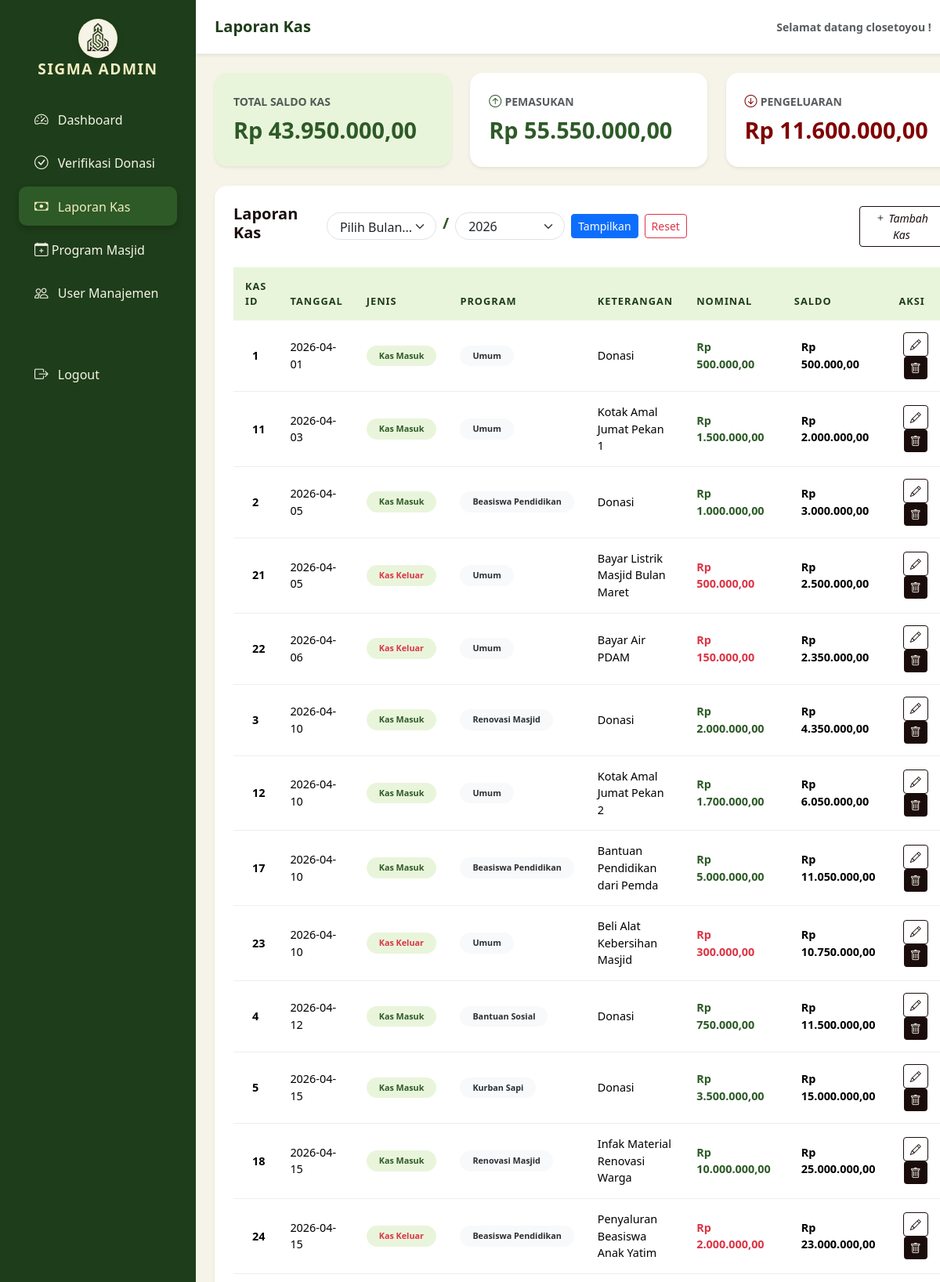
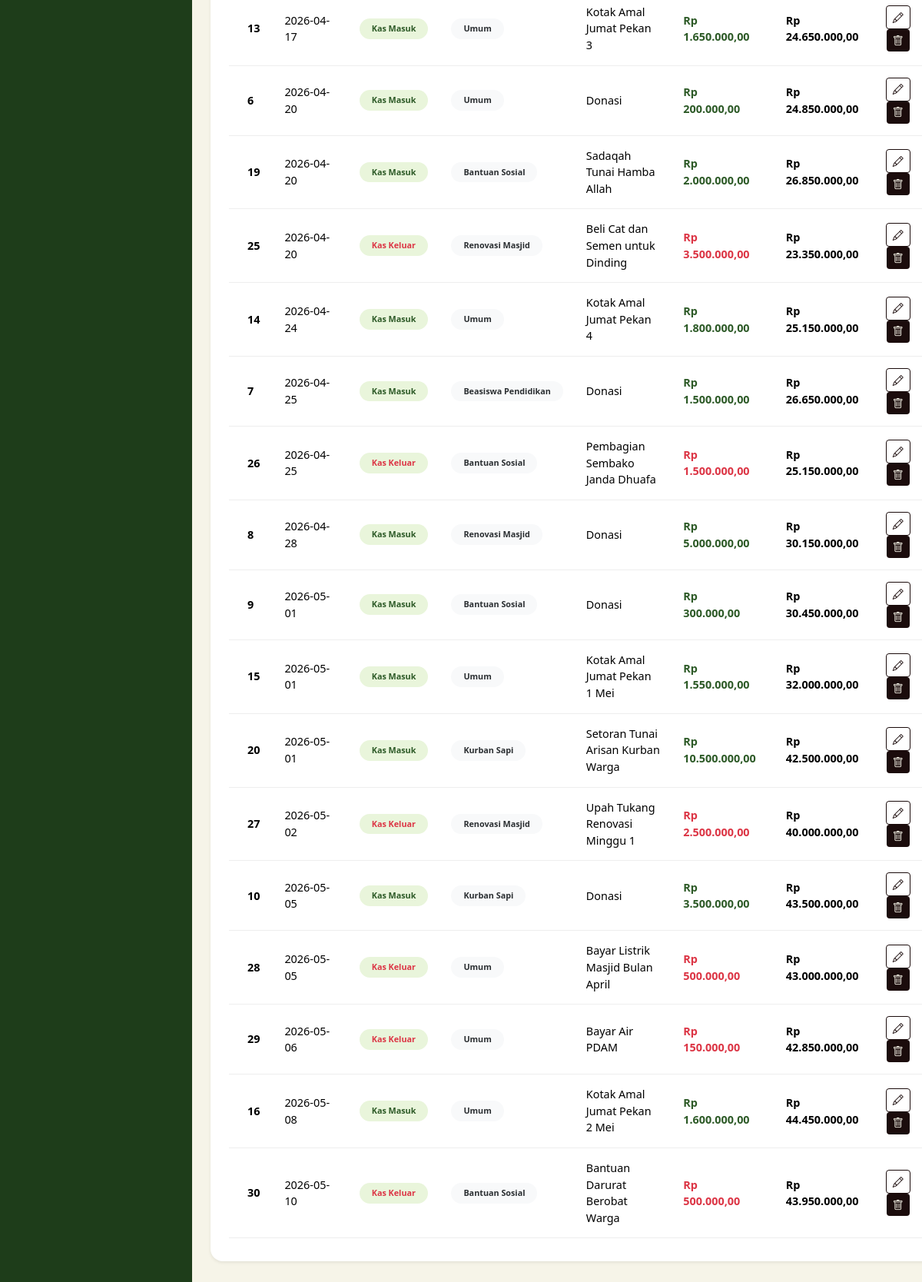
Screenshot of /kas.php (signed in) with the database file from the repository (2 pictures, top to bottom).
### tables this page shows
CREATE TABLE `user` (
  `userID` int(11) NOT NULL,
  `username` varchar(100) NOT NULL,
  `password` varchar(100) NOT NULL,
  `email` varchar(225) NOT NULL,
  `role` enum('administrator','bendahara') NOT NULL,
  `status` enum('nonaktif','aktif') NOT NULL DEFAULT 'nonaktif'
);

CREATE TABLE `kas` (
  `kasID` int(11) NOT NULL,
  `programID` int(11) NOT NULL,
  `donasiID` int(11) DEFAULT NULL,
  `tanggal` date NOT NULL,
  `jenis` enum('Kas Masuk','Kas Keluar') NOT NULL,
  `nominal` bigint(20) NOT NULL,
  `keterangan` varchar(100) DEFAULT NULL
);

CREATE TABLE `program` (
  `programID` int(11) NOT NULL,
  `nama` varchar(100) NOT NULL,
  `gambar` varchar(225) DEFAULT NULL,
  `target` bigint(20) NOT NULL,
  `status` enum('aktif','nonaktif') NOT NULL DEFAULT 'nonaktif'
);

### kas.php (the view, shortened to what the rows shown need)
<?php
include "koneksi.php";
$queryUser = mysqli_query($connect, "SELECT username from user where userID = '{$_SESSION['userID']}'");
$user = mysqli_fetch_assoc($queryUser);
$username = $user['username'];
$total = mysqli_query($connect, "SELECT
        sum(case when jenis = 'Kas Masuk' then nominal else 0 end) AS totalMasuk,
        sum(case when jenis = 'Kas Keluar' then nominal else 0 end) AS totalKeluar
        FROM kas");
$queryProgram = mysqli_query($connect, "SELECT * from program where status = 'aktif'");
$data_total = mysqli_fetch_assoc($total);
$pemasukan = $data_total['totalMasuk'] ?? 0;
$pengeluaran = $data_total['totalKeluar'] ?? 0;
$saldo = $pemasukan - $pengeluaran;
if (isset($_GET['bulan']) && isset($_GET['tahun'])) {
    $bulan = $_GET['bulan'] ?? date('m');
    $tahun = $_GET['tahun'] ?? date('Y');
    $query = mysqli_query($connect, "SELECT * FROM (
            SELECT
                kasID, tanggal, jenis, programID, nominal, keterangan,
                sum(case
                    when jenis = 'Kas Masuk' then nominal
                    when jenis = 'Kas Keluar' then -nominal
                    else 0
                end) OVER (order by tanggal asc, kasID asc) AS saldo
              FROM kas) AS t
          where MONTH(tanggal) = '$bulan'
          and YEAR(tanggal) = '$tahun'
          order by tanggal asc");
} else {
    $query = mysqli_query($connect, "SELECT *, sum(case
                    when jenis = 'Kas Masuk' then nominal
                    when jenis = 'Kas Keluar' then -nominal
                    else 0
                end) over (order by tanggal asc, kasID asc) AS saldo
            from kas");
}
?>
<!DOCTYPE html>
<html lang="en">
<head>
    <link href="https://cdn.jsdelivr.net/npm/bootstrap@5.3.8/dist/css/bootstrap.min.css" rel="stylesheet"
>
    <link rel="stylesheet" href="https://cdn.jsdelivr.net/npm/bootstrap-icons@1.11.3/font/bootstrap-icons.min.css">
    <link rel="stylesheet" href="style.css">
</head>
<body>
    <div class="dash-body d-flex" id="wrapper">
        <div id="page-content-wrapper" class="w-100" style="background-color: var(--putih);">
            <nav class="navbar navbar-expand-lg navbar-light bg-white py-3 px-4 shadow-sm">
                <div class="ms-auto d-flex align-items-center">
                    <span class="me-3 small text-muted">Selamat datang <?= $username ?> !</span>
                </div>
            </nav>
            <?php if (isset($_GET['aksi']) && $_GET['aksi'] == 'editKas'):
                $id = $_GET['id'];
                $query = mysqli_query($connect, "SELECT * from kas where kasID = '$id' ");
                $data = mysqli_fetch_array($query); ?>
                <div class="container p-4">
                    <div class="row justify-content-center">
                        <div class="col-md-8">
                            <div class="bg-white p-5 rounded-4 shadow-sm border">
                                <div class="mb-4 text-center">
                                    <h4 class="fw-bold text-dark">Edit Kas</h4>
                                </div>
                                <hr class="mb-4 opacity-10">
                                <form action="kas.php?aksi=simpanEdit&id=<?= $data['kasID'] ?>" method="POST">
                                    <div class="mb-3 row align-items-center">
                                        <label for="kasID" class="col-sm-3 col-form-label fw-semibold">Kas ID</label>
                                        <div class="col-sm-9 text-end">
                                            <input type="text" readonly class="form-control-plaintext text-muted fw-bold"
                                                id="kasID" value="<?= $data['kasID'] ?>" style="text-align: right;">
                                        </div>
                                    </div>
                                    <div class="mb-3 row align-items-center">
                                        <label for="inputTanggal"
                                            class="col-sm-3 col-form-label fw-semibold">Tanggal</label>
                                        <div class="col-sm-9">
                                            <input type="date" class="form-control rounded-pill px-3" name="tanggal"
                                                id="inputTanggal" value="<?= $data['tanggal'] ?>">
                                        </div>
                                    </div>
                                    <div class="mb-4 row align-items-center">
                                        <label for="validationJenis"
                                            class="col-sm-3 col-form-label fw-semibold">Jenis</label>
                                        <div class="col-sm-9">
                                            <select class="form-select rounded-pill px-3" name="jenis" id="validationJenis"
                                                required>
                                                <option disabled selected>Jenis Kas...</option>
                                                <option value="Kas Masuk" <?= ($data['jenis'] == 'Kas Masuk') ? 'selected' : ''; ?>>Kas Masuk</option>
                                                <option value="Kas Keluar" <?= ($data['jenis'] == 'Kas Keluar') ? 'selected' : ''; ?>>Kas Keluar</option>
                                            </select>
                                        </div>
                                    </div>
                                    <div class="mb-4 row align-items-center">
                                        <label for="validationProgram"
                                            class="col-sm-3 col-form-label fw-semibold">Program</label>
                                        <div class="col-sm-9">
                                            <select class="form-select rounded-pill px-3" name="program"
                                                id="validationProgram" required>
                                                <option value="" disabled selected>Pilih Program...</option>
                                                <?php while ($program = mysqli_fetch_assoc($queryProgram)): ?>
                                                    <option value="<?= $program['programID'] ?>"
                                                        <?= ($program['programID'] == $data['programID']) ? 'selected' : ''; ?>>
                                                        <?= $program['nama'] ?>
                                                    </option>
                                                <?php endwhile; ?>
                                            </select>
                                        </div>
                                    </div>
                                    <div class="mb-3 row align-items-center">
                                        <label for="inputKet" class="col-sm-3 col-form-label fw-semibold">Keterangan</label>
                                        <div class="col-sm-9">
                                            <input type="text" class="form-control rounded-pill px-3" name="keterangan"
                                                id="inputKet" value="<?= $data['keterangan'] ?>">
                                        </div>
                                    </div>
                                    <div class="mb-3 row align-items-center">
                                        <label for="inputNominal"
                                            class="col-sm-3 col-form-label fw-semibold">Nominal</label>
                                        <div class="col-sm-9">
                                            <div class="input-group">
                                                <input type="number" class="form-control rounded-pill px-3" name="nominal"
                                                    id="inputNominal" value="<?= $data['nominal'] ?>">
                                            </div>
                                        </div>
                                    </div>
                                    <div class="d-flex justify-content-end gap-2 mt-4">
                                        <a href="kas.php"><button type="button"
                                                class="btn btn-light rounded-pill px-4">Batal</button></a>
                                        <button type="submit" class="btn btn-success rounded-pill px-4 shadow-sm">Simpan
                                            Perubahan</button>
                                    </div>
                                </form>
                            </div>
                        </div>
                    </div>
                </div>
            <?php else: ?>
                <div class="container-fluid p-4">
                    <div class="row g-4 mb-4">
                        <div class="col-md-4">
                            <div class="stat-card p-4 shadow-sm rounded-4" style="background-color: var(--sage);">
                                <h2 class="fw-bold mt-2" style="color: var(--hijau-muda);">
                                    <?= "Rp " . number_format($saldo, 2, ',', '.'); ?>
                                </h2>
                            </div>
                        </div>
                        <div class="col-md-4">
                            <div class="stat-card p-4 shadow-sm rounded-4 bg-white border-5">
                                <h2 class="fw-bold mt-2" style="color: var(--hijau-muda);">
                                    <?= "Rp " . number_format($pemasukan, 2, ',', '.'); ?>
                                </h2>
                            </div>
                        </div>
                        <div class="col-md-4">
                            <div class="stat-card p-4 shadow-sm rounded-4 bg-white border-5">
                                <h2 class="fw-bold mt-2" style="color: maroon;">
                                    <?= "Rp " . number_format($pengeluaran, 2, ',', '.'); ?>
                                </h2>
                            </div>
                        </div>
                    </div>
                    <div class="bg-white p-4 rounded-4 shadow-sm">
                        <div class="table-responsive" style="max-height: 80vh; overflow-y: auto; scroll-behavior: smooth;">
                            <table class="table align-middle custom-admin-table">
                                <thead>
                                    <tr>
                                        <th>Kas ID</th>
                                        <th>Tanggal</th>
                                        <th>Jenis</th>
                                        <th>Program</th>
                                        <th>Keterangan</th>
                                        <th>Nominal</th>
                                        <th>Saldo</th>
                                        <?php if ($_SESSION['role'] == 'administrator'): ?>
                                        <th class="text-center pe-4">Aksi</th>
                                        <?php endif; ?>
                                    </tr>
                                </thead>
                                <tbody>
                                    <?php while ($data = mysqli_fetch_assoc($query)):
                                        $queryProgram = mysqli_query($connect, "SELECT * from program WHERE programID = '{$data['programID']}'");
                                        $program = mysqli_fetch_assoc($queryProgram); ?>
                                        <tr>
                                            <td class="ps-4 fw-bold"><?= $data['kasID'] ?></td>
                                            <td><?= $data['tanggal'] ?></td>
                                            <td>
                                                <span class="badge <?= ($data['jenis'] == 'Kas Masuk') ? 'bg-sage text-success' : 'bg-sage text-danger'; ?> rounded-pill px-3 " ><?= $data['jenis'] ?></span>
                                            </td>
                                            <td><span
                                                    class="badge bg-light text-secondary-emphasis rounded-pill px-3"><?= $program['nama'] ?></span>
                                            </td>
                                            <td><?= $data['keterangan'] ?></td>
                                            <td
                                                class="fw-bold <?= ($data['jenis'] == 'Kas Masuk') ? 'text-success' : 'text-danger'; ?>">
                                                <?= "Rp " . number_format($data['nominal'], 2, ',', '.'); ?>
                                            </td>
                                            <td class="ps-4 fw-bold"><?= "Rp " . number_format($data['saldo'], 2, ',', '.'); ?>
                                            </td>
                                            <?php if ($_SESSION['role'] == 'administrator'): ?>
                                            <td class="text-center">
                                                <a href="kas.php?aksi=editKas&id=<?= $data['kasID']; ?>"><button
                                                        class="btn btn-sm btn-outline-dark"><i
                                                            class="bi bi-pencil"></i></button></a>
                                                <a href="kas.php?aksi=hapus&id=<?= $data['kasID']; ?>"><button
                                                        class="btn btn-sm btn-coklat"><i class="bi bi-trash"></i></button></a>
                                            </td>
                                            <?php endif; ?>
                                        </tr>
                                    <?php endwhile; ?>
                                </tbody>
                            </table>
                        </div>
                    </div>
                </div>
            <?php endif; ?>
        </div>
    </div>
</body>
</html>

### rows the page displays
user: username "closetoyou"
kas: kasID "1", tanggal "2026-04-01", jenis "Kas Masuk", programID.nama "Umum", keterangan "Donasi", nominal "500.000,00", saldo "500.000,00"
kas: kasID "11", tanggal "2026-04-03", jenis "Kas Masuk", programID.nama "Umum", keterangan "Kotak Amal Jumat Pekan 1", nominal "1.500.000,00", saldo "2.000.000,00"
kas: kasID "2", tanggal "2026-04-05", jenis "Kas Masuk", programID.nama "Beasiswa Pendidikan", keterangan "Donasi", nominal "1.000.000,00", saldo "3.000.000,00"
kas: kasID "21", tanggal "2026-04-05", jenis "Kas Keluar", programID.nama "Umum", keterangan "Bayar Listrik Masjid Bulan Maret", nominal "500.000,00", saldo "2.500.000,00"
kas: kasID "22", tanggal "2026-04-06", jenis "Kas Keluar", programID.nama "Umum", keterangan "Bayar Air PDAM", nominal "150.000,00", saldo "2.350.000,00"
kas: kasID "3", tanggal "2026-04-10", jenis "Kas Masuk", programID.nama "Renovasi Masjid", keterangan "Donasi", nominal "2.000.000,00", saldo "4.350.000,00"
kas: kasID "12", tanggal "2026-04-10", jenis "Kas Masuk", programID.nama "Umum", keterangan "Kotak Amal Jumat Pekan 2", nominal "1.700.000,00", saldo "6.050.000,00"
kas: kasID "17", tanggal "2026-04-10", jenis "Kas Masuk", programID.nama "Beasiswa Pendidikan", keterangan "Bantuan Pendidikan dari Pemda", nominal "5.000.000,00", saldo "11.050.000,00"
kas: kasID "23", tanggal "2026-04-10", jenis "Kas Keluar", programID.nama "Umum", keterangan "Beli Alat Kebersihan Masjid", nominal "300.000,00", saldo "10.750.000,00"
kas: kasID "4", tanggal "2026-04-12", jenis "Kas Masuk", programID.nama "Bantuan Sosial", keterangan "Donasi", nominal "750.000,00", saldo "11.500.000,00"
kas: kasID "5", tanggal "2026-04-15", jenis "Kas Masuk", programID.nama "Kurban Sapi", keterangan "Donasi", nominal "3.500.000,00", saldo "15.000.000,00"
kas: kasID "18", tanggal "2026-04-15", jenis "Kas Masuk", programID.nama "Renovasi Masjid", keterangan "Infak Material Renovasi Warga", nominal "10.000.000,00", saldo "25.000.000,00"
kas: kasID "24", tanggal "2026-04-15", jenis "Kas Keluar", programID.nama "Beasiswa Pendidikan", keterangan "Penyaluran Beasiswa Anak Yatim", nominal "2.000.000,00", saldo "23.000.000,00"
kas: kasID "13", tanggal "2026-04-17", jenis "Kas Masuk", programID.nama "Umum", keterangan "Kotak Amal Jumat Pekan 3", nominal "1.650.000,00", saldo "24.650.000,00"
kas: kasID "6", tanggal "2026-04-20", jenis "Kas Masuk", programID.nama "Umum", keterangan "Donasi", nominal "200.000,00", saldo "24.850.000,00"
kas: kasID "19", tanggal "2026-04-20", jenis "Kas Masuk", programID.nama "Bantuan Sosial", keterangan "Sadaqah Tunai Hamba Allah", nominal "2.000.000,00", saldo "26.850.000,00"
kas: kasID "25", tanggal "2026-04-20", jenis "Kas Keluar", programID.nama "Renovasi Masjid", keterangan "Beli Cat dan Semen untuk Dinding", nominal "3.500.000,00", saldo "23.350.000,00"
kas: kasID "14", tanggal "2026-04-24", jenis "Kas Masuk", programID.nama "Umum", keterangan "Kotak Amal Jumat Pekan 4", nominal "1.800.000,00", saldo "25.150.000,00"
kas: kasID "7", tanggal "2026-04-25", jenis "Kas Masuk", programID.nama "Beasiswa Pendidikan", keterangan "Donasi", nominal "1.500.000,00", saldo "26.650.000,00"
kas: kasID "26", tanggal "2026-04-25", jenis "Kas Keluar", programID.nama "Bantuan Sosial", keterangan "Pembagian Sembako Janda Dhuafa", nominal "1.500.000,00", saldo "25.150.000,00"
kas: kasID "8", tanggal "2026-04-28", jenis "Kas Masuk", programID.nama "Renovasi Masjid", keterangan "Donasi", nominal "5.000.000,00", saldo "30.150.000,00"
kas: kasID "9", tanggal "2026-05-01", jenis "Kas Masuk", programID.nama "Bantuan Sosial", keterangan "Donasi", nominal "300.000,00", saldo "30.450.000,00"
kas: kasID "15", tanggal "2026-05-01", jenis "Kas Masuk", programID.nama "Umum", keterangan "Kotak Amal Jumat Pekan 1 Mei", nominal "1.550.000,00", saldo "32.000.000,00"
kas: kasID "20", tanggal "2026-05-01", jenis "Kas Masuk", programID.nama "Kurban Sapi", keterangan "Setoran Tunai Arisan Kurban Warga", nominal "10.500.000,00", saldo "42.500.000,00"
kas: kasID "27", tanggal "2026-05-02", jenis "Kas Keluar", programID.nama "Renovasi Masjid", keterangan "Upah Tukang Renovasi Minggu 1", nominal "2.500.000,00", saldo "40.000.000,00"
kas: kasID "10", tanggal "2026-05-05", jenis "Kas Masuk", programID.nama "Kurban Sapi", keterangan "Donasi", nominal "3.500.000,00", saldo "43.500.000,00"
kas: kasID "28", tanggal "2026-05-05", jenis "Kas Keluar", programID.nama "Umum", keterangan "Bayar Listrik Masjid Bulan April", nominal "500.000,00", saldo "43.000.000,00"
kas: kasID "29", tanggal "2026-05-06", jenis "Kas Keluar", programID.nama "Umum", keterangan "Bayar Air PDAM", nominal "150.000,00", saldo "42.850.000,00"
kas: kasID "16", tanggal "2026-05-08", jenis "Kas Masuk", programID.nama "Umum", keterangan "Kotak Amal Jumat Pekan 2 Mei", nominal "1.600.000,00", saldo "44.450.000,00"
kas: kasID "30", tanggal "2026-05-10", jenis "Kas Keluar", programID.nama "Bantuan Sosial", keterangan "Bantuan Darurat Berobat Warga", nominal "500.000,00", saldo "43.950.000,00"

### other values shown
$saldo "43.950.000,00"
$pemasukan "55.550.000,00"
$pengeluaran "11.600.000,00"
